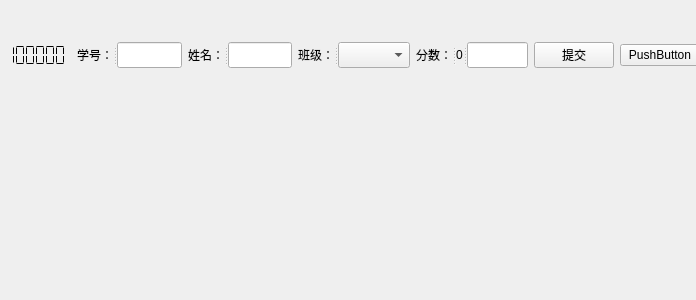
<?xml version="1.0" encoding="UTF-8"?>
<ui version="4.0">
 <class>PreviewPaper</class>
 <widget class="QWidget" name="PreviewPaper">
  <property name="geometry">
   <rect>
    <x>0</x>
    <y>0</y>
    <width>696</width>
    <height>300</height>
   </rect>
  </property>
  <property name="windowTitle">
   <string>Form</string>
  </property>
  <widget class="QWidget" name="verticalLayoutWidget">
   <property name="geometry">
    <rect>
     <x>-20</x>
     <y>20</y>
     <width>720</width>
     <height>71</height>
    </rect>
   </property>
   <layout class="QVBoxLayout" name="verticalLayout" stretch="99">
    <item>
     <layout class="QHBoxLayout" name="horizontalLayout_3">
      <item>
       <layout class="QHBoxLayout" name="horizontalLayout">
        <item>
         <widget class="QLCDNumber" name="lcdNumber">
          <property name="sizePolicy">
           <sizepolicy hsizetype="Fixed" vsizetype="Preferred">
            <horstretch>0</horstretch>
            <verstretch>0</verstretch>
           </sizepolicy>
          </property>
          <property name="sizeIncrement">
           <size>
            <width>0</width>
            <height>0</height>
           </size>
          </property>
          <property name="baseSize">
           <size>
            <width>0</width>
            <height>0</height>
           </size>
          </property>
          <property name="styleSheet">
           <string notr="true"/>
          </property>
          <property name="frameShape">
           <enum>QFrame::NoFrame</enum>
          </property>
          <property name="frameShadow">
           <enum>QFrame::Plain</enum>
          </property>
          <property name="lineWidth">
           <number>1</number>
          </property>
          <property name="smallDecimalPoint">
           <bool>false</bool>
          </property>
          <property name="digitCount">
           <number>8</number>
          </property>
          <property name="segmentStyle">
           <enum>QLCDNumber::Flat</enum>
          </property>
          <property name="intValue" stdset="0">
           <number>88888888</number>
          </property>
         </widget>
        </item>
        <item>
         <widget class="QSplitter" name="splitter_stuNo">
          <property name="orientation">
           <enum>Qt::Horizontal</enum>
          </property>
          <widget class="QLabel" name="label_stuNo">
           <property name="styleSheet">
            <string notr="true"/>
           </property>
           <property name="text">
            <string>学号：</string>
           </property>
          </widget>
          <widget class="QLineEdit" name="lineEdit_stuNo">
           <property name="text">
            <string/>
           </property>
          </widget>
         </widget>
        </item>
        <item>
         <widget class="QSplitter" name="splitter_stuName">
          <property name="orientation">
           <enum>Qt::Horizontal</enum>
          </property>
          <widget class="QLabel" name="label_stuName">
           <property name="text">
            <string>姓名：</string>
           </property>
          </widget>
          <widget class="QLineEdit" name="lineEdit_stuName">
           <property name="text">
            <string/>
           </property>
          </widget>
         </widget>
        </item>
        <item>
         <widget class="QSplitter" name="splitter_stuClass">
          <property name="orientation">
           <enum>Qt::Horizontal</enum>
          </property>
          <widget class="QLabel" name="label_stuClass">
           <property name="text">
            <string>班级：</string>
           </property>
          </widget>
          <widget class="QComboBox" name="classComboBox_stuClass">
           <property name="sizePolicy">
            <sizepolicy hsizetype="Expanding" vsizetype="Preferred">
             <horstretch>0</horstretch>
             <verstretch>0</verstretch>
            </sizepolicy>
           </property>
           <property name="sizeAdjustPolicy">
            <enum>QComboBox::AdjustToContents</enum>
           </property>
          </widget>
         </widget>
        </item>
        <item>
         <widget class="QSplitter" name="splitter_score">
          <property name="orientation">
           <enum>Qt::Horizontal</enum>
          </property>
          <widget class="QLabel" name="label_nScore">
           <property name="text">
            <string>分数：</string>
           </property>
          </widget>
          <widget class="QLabel" name="label_score">
           <property name="sizePolicy">
            <sizepolicy hsizetype="Preferred" vsizetype="Fixed">
             <horstretch>0</horstretch>
             <verstretch>0</verstretch>
            </sizepolicy>
           </property>
           <property name="text">
            <string>0</string>
           </property>
          </widget>
          <widget class="QLineEdit" name="lineEdit_score"/>
         </widget>
        </item>
       </layout>
      </item>
      <item>
       <layout class="QHBoxLayout" name="horizontalLayout_2">
        <item>
         <widget class="QPushButton" name="pushButton_submit">
          <property name="text">
           <string>提交</string>
          </property>
         </widget>
        </item>
        <item>
         <widget class="QPushButton" name="pushButton_2">
          <property name="text">
           <string>PushButton</string>
          </property>
         </widget>
        </item>
       </layout>
      </item>
     </layout>
    </item>
   </layout>
  </widget>
 </widget>
 <resources/>
 <connections/>
</ui>
